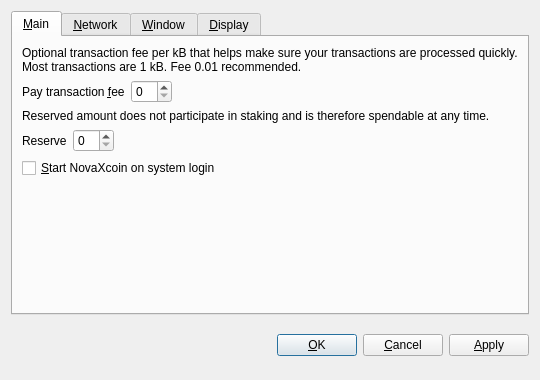
<?xml version="1.0" encoding="UTF-8"?>
<ui version="4.0">
 <class>OptionsDialog</class>
 <widget class="QDialog" name="OptionsDialog">
  <property name="geometry">
   <rect>
    <x>0</x>
    <y>0</y>
    <width>540</width>
    <height>380</height>
   </rect>
  </property>
  <property name="windowTitle">
   <string>Options</string>
  </property>
  <property name="modal">
   <bool>true</bool>
  </property>
  <layout class="QVBoxLayout" name="verticalLayout">
   <item>
    <widget class="QTabWidget" name="tabWidget">
     <property name="tabPosition">
      <enum>QTabWidget::North</enum>
     </property>
     <property name="currentIndex">
      <number>0</number>
     </property>
     <widget class="QWidget" name="tabMain">
      <attribute name="title">
       <string>&amp;Main</string>
      </attribute>
      <layout class="QVBoxLayout" name="verticalLayout_Main">
       <item>
        <widget class="QLabel" name="transactionFeeInfoLabel">
         <property name="text">
          <string>Optional transaction fee per kB that helps make sure your transactions are processed quickly. Most transactions are 1 kB. Fee 0.01 recommended.</string>
         </property>
         <property name="textFormat">
          <enum>Qt::PlainText</enum>
         </property>
         <property name="wordWrap">
          <bool>true</bool>
         </property>
        </widget>
       </item>
       <item>
        <layout class="QHBoxLayout" name="horizontalLayoutFee">
         <item>
          <widget class="QLabel" name="transactionFeeLabel">
           <property name="text">
            <string>Pay transaction &amp;fee</string>
           </property>
           <property name="textFormat">
            <enum>Qt::PlainText</enum>
           </property>
           <property name="buddy">
            <cstring>transactionFee</cstring>
           </property>
          </widget>
         </item>
         <item>
          <widget class="BitcoinAmountField" name="transactionFee"/>
         </item>
         <item>
          <spacer name="horizontalSpacerFee">
           <property name="orientation">
            <enum>Qt::Horizontal</enum>
           </property>
           <property name="sizeHint" stdset="0">
            <size>
             <width>40</width>
             <height>20</height>
            </size>
           </property>
          </spacer>
         </item>
        </layout>
       </item>
       <item>
        <widget class="QLabel" name="reserveBalanceInfoLabel">
         <property name="text">
          <string>Reserved amount does not participate in staking and is therefore spendable at any time.</string>
         </property>
         <property name="textFormat">
          <enum>Qt::PlainText</enum>
         </property>
         <property name="wordWrap">
          <bool>true</bool>
         </property>
        </widget>
       </item>
       <item>
        <layout class="QHBoxLayout" name="horizontalLayoutReserveBalance">
         <item>
          <widget class="QLabel" name="reserveBalanceLabel">
           <property name="text">
            <string>Reserve</string>
           </property>
           <property name="textFormat">
            <enum>Qt::PlainText</enum>
           </property>
           <property name="buddy">
            <cstring>reserveBalance</cstring>
           </property>
          </widget>
         </item>
         <item>
          <widget class="BitcoinAmountField" name="reserveBalance"/>
         </item>
         <item>
          <spacer name="horizontalSpacerReserveBalance">
           <property name="orientation">
            <enum>Qt::Horizontal</enum>
           </property>
           <property name="sizeHint" stdset="0">
            <size>
             <width>40</width>
             <height>20</height>
            </size>
           </property>
          </spacer>
         </item>
        </layout>
       </item>
       <item>
        <widget class="QCheckBox" name="bitcoinAtStartup">
         <property name="toolTip">
          <string>Automatically start NovaXcoin after logging in to the system.</string>
         </property>
         <property name="text">
          <string>&amp;Start NovaXcoin on system login</string>
         </property>
        </widget>
       </item>
       <item>
        <spacer name="verticalSpacer_Main">
         <property name="orientation">
          <enum>Qt::Vertical</enum>
         </property>
         <property name="sizeHint" stdset="0">
          <size>
           <width>20</width>
           <height>40</height>
          </size>
         </property>
        </spacer>
       </item>
      </layout>
     </widget>
     <widget class="QWidget" name="tabNetwork">
      <attribute name="title">
       <string>&amp;Network</string>
      </attribute>
      <layout class="QVBoxLayout" name="verticalLayout_Network">
       <item>
        <widget class="QCheckBox" name="mapPortUpnp">
         <property name="toolTip">
          <string>Automatically open the NovaXcoin client port on the router. This only works when your router supports UPnP and it is enabled.</string>
         </property>
         <property name="text">
          <string>Map port using &amp;UPnP</string>
         </property>
        </widget>
       </item>
       <item>
        <widget class="QCheckBox" name="connectSocks">
         <property name="toolTip">
          <string>Connect to the NovaXcoin network through a SOCKS proxy (e.g. when connecting through Tor).</string>
         </property>
         <property name="text">
          <string>&amp;Connect through SOCKS proxy:</string>
         </property>
        </widget>
       </item>
       <item>
        <layout class="QHBoxLayout" name="horizontalLayout_Network">
         <item>
          <widget class="QLabel" name="proxyIpLabel">
           <property name="text">
            <string>Proxy &amp;IP:</string>
           </property>
           <property name="textFormat">
            <enum>Qt::PlainText</enum>
           </property>
           <property name="buddy">
            <cstring>proxyIp</cstring>
           </property>
          </widget>
         </item>
         <item>
          <widget class="QValidatedLineEdit" name="proxyIp">
           <property name="maximumSize">
            <size>
             <width>140</width>
             <height>16777215</height>
            </size>
           </property>
           <property name="toolTip">
            <string>IP address of the proxy (e.g. 127.0.0.1)</string>
           </property>
          </widget>
         </item>
         <item>
          <widget class="QLabel" name="proxyPortLabel">
           <property name="text">
            <string>&amp;Port:</string>
           </property>
           <property name="textFormat">
            <enum>Qt::PlainText</enum>
           </property>
           <property name="buddy">
            <cstring>proxyPort</cstring>
           </property>
          </widget>
         </item>
         <item>
          <widget class="QLineEdit" name="proxyPort">
           <property name="maximumSize">
            <size>
             <width>55</width>
             <height>16777215</height>
            </size>
           </property>
           <property name="toolTip">
            <string>Port of the proxy (e.g. 9050)</string>
           </property>
          </widget>
         </item>
         <item>
          <widget class="QLabel" name="socksVersionLabel">
           <property name="text">
            <string>SOCKS &amp;Version:</string>
           </property>
           <property name="textFormat">
            <enum>Qt::PlainText</enum>
           </property>
           <property name="buddy">
            <cstring>socksVersion</cstring>
           </property>
          </widget>
         </item>
         <item>
          <widget class="QValueComboBox" name="socksVersion">
           <property name="toolTip">
            <string>SOCKS version of the proxy (e.g. 5)</string>
           </property>
          </widget>
         </item>
         <item>
          <spacer name="horizontalSpacer_Network">
           <property name="orientation">
            <enum>Qt::Horizontal</enum>
           </property>
           <property name="sizeHint" stdset="0">
            <size>
             <width>40</width>
             <height>20</height>
            </size>
           </property>
          </spacer>
         </item>
        </layout>
       </item>
       <item>
        <spacer name="verticalSpacer_Network">
         <property name="orientation">
          <enum>Qt::Vertical</enum>
         </property>
         <property name="sizeHint" stdset="0">
          <size>
           <width>20</width>
           <height>40</height>
          </size>
         </property>
        </spacer>
       </item>
      </layout>
     </widget>
     <widget class="QWidget" name="tabWindow">
      <attribute name="title">
       <string>&amp;Window</string>
      </attribute>
      <layout class="QVBoxLayout" name="verticalLayout_Window">
       <item>
        <widget class="QCheckBox" name="minimizeToTray">
         <property name="toolTip">
          <string>Show only a tray icon after minimizing the window.</string>
         </property>
         <property name="text">
          <string>&amp;Minimize to the tray instead of the taskbar</string>
         </property>
        </widget>
       </item>
       <item>
        <widget class="QCheckBox" name="minimizeOnClose">
         <property name="toolTip">
          <string>Minimize instead of exit the application when the window is closed. When this option is enabled, the application will be closed only after selecting Quit in the menu.</string>
         </property>
         <property name="text">
          <string>M&amp;inimize on close</string>
         </property>
        </widget>
       </item>
       <item>
        <spacer name="verticalSpacer_Window">
         <property name="orientation">
          <enum>Qt::Vertical</enum>
         </property>
         <property name="sizeHint" stdset="0">
          <size>
           <width>20</width>
           <height>40</height>
          </size>
         </property>
        </spacer>
       </item>
      </layout>
     </widget>
     <widget class="QWidget" name="tabDisplay">
      <attribute name="title">
       <string>&amp;Display</string>
      </attribute>
      <layout class="QVBoxLayout" name="verticalLayout_Display">
       <item>
        <layout class="QHBoxLayout" name="horizontalLayout_1_Display">
         <item>
          <widget class="QLabel" name="langLabel">
           <property name="text">
            <string>User Interface &amp;language:</string>
           </property>
           <property name="textFormat">
            <enum>Qt::PlainText</enum>
           </property>
           <property name="buddy">
            <cstring>lang</cstring>
           </property>
          </widget>
         </item>
         <item>
          <widget class="QValueComboBox" name="lang">
           <property name="toolTip">
            <string>The user interface language can be set here. This setting will take effect after restarting NovaXcoin.</string>
           </property>
          </widget>
         </item>
        </layout>
       </item>
       <item>
        <layout class="QHBoxLayout" name="horizontalLayout_2_Display">
         <item>
          <widget class="QLabel" name="unitLabel">
           <property name="text">
            <string>&amp;Unit to show amounts in:</string>
           </property>
           <property name="textFormat">
            <enum>Qt::PlainText</enum>
           </property>
           <property name="buddy">
            <cstring>unit</cstring>
           </property>
          </widget>
         </item>
         <item>
          <widget class="QValueComboBox" name="unit">
           <property name="toolTip">
            <string>Choose the default subdivision unit to show in the interface and when sending coins.</string>
           </property>
          </widget>
         </item>
        </layout>
       </item>
       <item>
        <widget class="QCheckBox" name="displayAddresses">
         <property name="toolTip">
          <string>Whether to show NovaXcoin addresses in the transaction list or not.</string>
         </property>
         <property name="text">
          <string>&amp;Display addresses in transaction list</string>
         </property>
        </widget>
       </item>
       <item>
        <widget class="QCheckBox" name="coinControlFeatures">
         <property name="toolTip">
          <string>Whether to show coin control features or not.</string>
         </property>
         <property name="text">
          <string>Display coin &amp;control features (experts only!)</string>
         </property>
        </widget>
       </item>
       <item>
        <spacer name="verticalSpacer_Display">
         <property name="orientation">
          <enum>Qt::Vertical</enum>
         </property>
         <property name="sizeHint" stdset="0">
          <size>
           <width>20</width>
           <height>40</height>
          </size>
         </property>
        </spacer>
       </item>
      </layout>
     </widget>
    </widget>
   </item>
   <item>
    <layout class="QHBoxLayout" name="horizontalLayout_Buttons">
     <item>
      <spacer name="horizontalSpacer_1">
       <property name="orientation">
        <enum>Qt::Horizontal</enum>
       </property>
       <property name="sizeHint" stdset="0">
        <size>
         <width>40</width>
         <height>48</height>
        </size>
       </property>
      </spacer>
     </item>
     <item>
      <widget class="QLabel" name="statusLabel">
       <property name="font">
        <font>
         <weight>75</weight>
         <bold>true</bold>
        </font>
       </property>
       <property name="text">
        <string/>
       </property>
       <property name="textFormat">
        <enum>Qt::PlainText</enum>
       </property>
       <property name="wordWrap">
        <bool>true</bool>
       </property>
      </widget>
     </item>
     <item>
      <spacer name="horizontalSpacer_2">
       <property name="orientation">
        <enum>Qt::Horizontal</enum>
       </property>
       <property name="sizeHint" stdset="0">
        <size>
         <width>40</width>
         <height>48</height>
        </size>
       </property>
      </spacer>
     </item>
     <item>
      <widget class="QPushButton" name="okButton">
       <property name="text">
        <string>&amp;OK</string>
       </property>
      </widget>
     </item>
     <item>
      <widget class="QPushButton" name="cancelButton">
       <property name="text">
        <string>&amp;Cancel</string>
       </property>
       <property name="autoDefault">
        <bool>false</bool>
       </property>
      </widget>
     </item>
     <item>
      <widget class="QPushButton" name="applyButton">
       <property name="text">
        <string>&amp;Apply</string>
       </property>
       <property name="autoDefault">
        <bool>false</bool>
       </property>
      </widget>
     </item>
    </layout>
   </item>
  </layout>
 </widget>
 <customwidgets>
  <customwidget>
   <class>BitcoinAmountField</class>
   <extends>QSpinBox</extends>
   <header>bitcoinamountfield.h</header>
  </customwidget>
  <customwidget>
   <class>QValueComboBox</class>
   <extends>QComboBox</extends>
   <header>qvaluecombobox.h</header>
  </customwidget>
  <customwidget>
   <class>QValidatedLineEdit</class>
   <extends>QLineEdit</extends>
   <header>qvalidatedlineedit.h</header>
  </customwidget>
 </customwidgets>
 <resources/>
 <connections/>
</ui>
